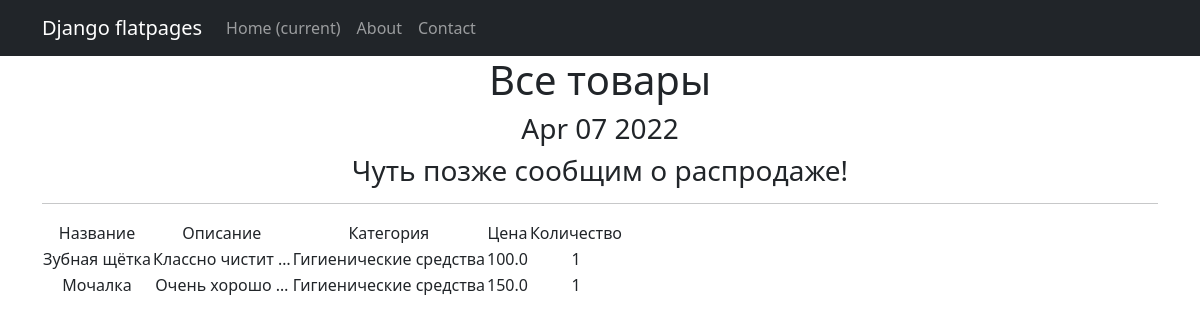
/products/, run on an earlier commit of the app's database.
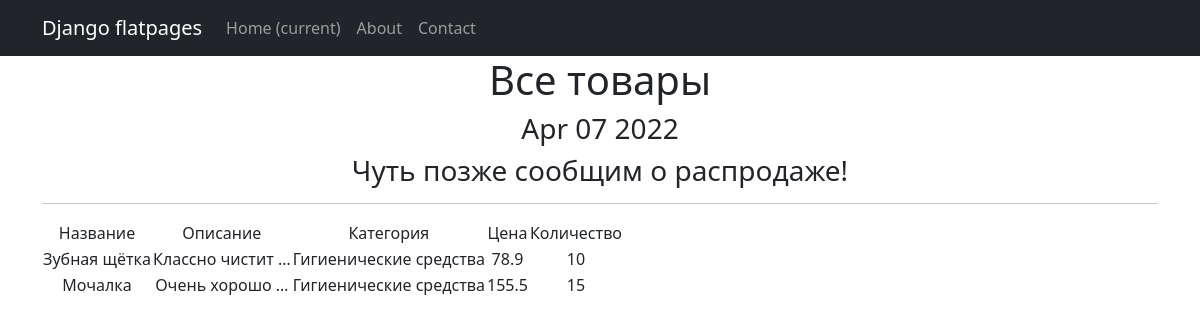
And on a later commit of the database.
### simpleapp/models.py (models this page shows, shortened)
class Product(models.Model):
    name = models.CharField(
        max_length=50,
        unique=True, # названия товаров не должны повторяться
    )
    description = models.TextField()
    quantity = models.IntegerField(
        validators=[MinValueValidator(0)],
    )
    category = models.ForeignKey(
        to='Category',
        on_delete=models.CASCADE,
        related_name='products', # все продукты в категории будут доступны через поле products
    )
    price = models.FloatField(
        validators=[MinValueValidator(0.0)],
    )

class Category(models.Model):
    name = models.CharField(max_length=100, unique=True)

### simpleapp/views.py (the view)
# urls.py: path('', ProductsList.as_view()),
class ProductsList(ListView):
    model = Product
    ordering = 'name'
    template_name = 'products.html'
    context_object_name = 'products'
    def get_context_data(self, **kwargs):
        context = super().get_context_data(**kwargs)
        context['time_now'] = datetime.utcnow()
        context['next_sale'] = None
        return context

### templates/products.html (shortened to what this page needs)
{% extends 'flatpages/default.html' %}
{% block content %}
   <h1>Все товары</h1>
   <h3>{{ time_now|date:'M d Y' }}</h3>
   <h3> {{ next_sale|default_if_none:"Чуть позже сообщим о распродаже!" }} </h3>
   <hr>
   {% if products %}
       <table>
           <tr>
               <td>Название</td>
               <td>Описание</td>
               <td>Категория</td>
               <td>Цена</td>
               <td>Количество</td>
           </tr>
           {% for product in products %}
           <tr>
               <td>{{ product.name }}</td>
               <td>{{ product.description|truncatewords:2 }}</td>
               <td>{{ product.category.name }}</td>
               <td>{{ product.price }}</td>
               <td>{{ product.quantity }}</td>
           </tr>
           {% endfor %}
       </table>
   {% else %}
       <h2>Товаров нет!</h2>
   {% endif %}
{% endblock content %}

### templates/flatpages/default.html (shortened to what this page needs)
<!DOCTYPE html>
<html lang="en">
    <head>
        {% load static %}
        <link href="{% static 'css/styles.css' %}" rel="stylesheet" />
    </head>
    <body>
        <nav class="navbar navbar-expand-lg navbar-dark bg-dark static-top">
           <div class="container">
               <a class="navbar-brand" href="#">Django flatpages</a>
               <div class="collapse navbar-collapse" id="navbarResponsive">
                   <ul class="navbar-nav ml-auto">
                       <li class="nav-item active">
                           <a class="nav-link" href="#">Home
                               <span class="sr-only">(current)</span>
                           </a>
                       </li>
                       <li class="nav-item">
                           <a class="nav-link" href="/about/">About</a>
                       </li>
                       <li class="nav-item">
                           <a class="nav-link" href="/contacts/">Contact</a>
                       </li>
                   </ul>
               </div>
           </div>
        </nav>
        <div class="container">
            <div class="row">
                <div class="col-lg-12 text-center">
                    {% block content %}{% endblock content %}
                </div>
            </div>
        </div>
    </body>
</html>

What changed in the data, as far as the page shows it:
changed Product "Зубная щётка": price "100.0" → "78.9"; quantity "1" → "10"
changed Product "Мочалка": price "150.0" → "155.5"; quantity "1" → "15"
